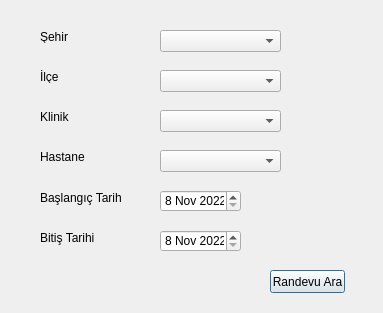
<?xml version="1.0" encoding="UTF-8"?>
<ui version="4.0">
 <class>Dialog</class>
 <widget class="QDialog" name="Dialog">
  <property name="geometry">
   <rect>
    <x>0</x>
    <y>0</y>
    <width>383</width>
    <height>313</height>
   </rect>
  </property>
  <property name="windowTitle">
   <string>Randevu Al</string>
  </property>
  <widget class="QComboBox" name="cityBox">
   <property name="geometry">
    <rect>
     <x>160</x>
     <y>30</y>
     <width>121</width>
     <height>22</height>
    </rect>
   </property>
   <property name="editable">
    <bool>false</bool>
   </property>
  </widget>
  <widget class="QLabel" name="label">
   <property name="geometry">
    <rect>
     <x>40</x>
     <y>30</y>
     <width>47</width>
     <height>13</height>
    </rect>
   </property>
   <property name="text">
    <string>Şehir</string>
   </property>
  </widget>
  <widget class="QLabel" name="label_2">
   <property name="geometry">
    <rect>
     <x>40</x>
     <y>70</y>
     <width>47</width>
     <height>13</height>
    </rect>
   </property>
   <property name="text">
    <string>İlçe</string>
   </property>
  </widget>
  <widget class="QComboBox" name="countyBox">
   <property name="geometry">
    <rect>
     <x>160</x>
     <y>70</y>
     <width>121</width>
     <height>22</height>
    </rect>
   </property>
   <property name="editable">
    <bool>false</bool>
   </property>
  </widget>
  <widget class="QComboBox" name="clinicBox">
   <property name="geometry">
    <rect>
     <x>160</x>
     <y>110</y>
     <width>121</width>
     <height>22</height>
    </rect>
   </property>
   <property name="editable">
    <bool>false</bool>
   </property>
  </widget>
  <widget class="QLabel" name="label_3">
   <property name="geometry">
    <rect>
     <x>40</x>
     <y>110</y>
     <width>47</width>
     <height>13</height>
    </rect>
   </property>
   <property name="text">
    <string>Klinik</string>
   </property>
  </widget>
  <widget class="QComboBox" name="hospitalBox">
   <property name="geometry">
    <rect>
     <x>160</x>
     <y>150</y>
     <width>121</width>
     <height>22</height>
    </rect>
   </property>
   <property name="editable">
    <bool>false</bool>
   </property>
   <property name="currentText">
    <string/>
   </property>
   <property name="currentIndex">
    <number>-1</number>
   </property>
  </widget>
  <widget class="QLabel" name="label_4">
   <property name="geometry">
    <rect>
     <x>40</x>
     <y>150</y>
     <width>47</width>
     <height>13</height>
    </rect>
   </property>
   <property name="text">
    <string>Hastane</string>
   </property>
  </widget>
  <widget class="QDateEdit" name="startDate">
   <property name="geometry">
    <rect>
     <x>160</x>
     <y>190</y>
     <width>81</width>
     <height>22</height>
    </rect>
   </property>
   <property name="maximumDate">
    <date>
     <year>2099</year>
     <month>12</month>
     <day>31</day>
    </date>
   </property>
   <property name="minimumDate">
    <date>
     <year>2022</year>
     <month>11</month>
     <day>8</day>
    </date>
   </property>
  </widget>
  <widget class="QDateEdit" name="endDate">
   <property name="geometry">
    <rect>
     <x>160</x>
     <y>230</y>
     <width>81</width>
     <height>22</height>
    </rect>
   </property>
   <property name="maximumDate">
    <date>
     <year>2099</year>
     <month>12</month>
     <day>31</day>
    </date>
   </property>
   <property name="minimumDate">
    <date>
     <year>2022</year>
     <month>11</month>
     <day>8</day>
    </date>
   </property>
  </widget>
  <widget class="QLabel" name="label_6">
   <property name="geometry">
    <rect>
     <x>40</x>
     <y>190</y>
     <width>81</width>
     <height>16</height>
    </rect>
   </property>
   <property name="text">
    <string>Başlangıç Tarihi</string>
   </property>
  </widget>
  <widget class="QLabel" name="label_7">
   <property name="geometry">
    <rect>
     <x>40</x>
     <y>230</y>
     <width>81</width>
     <height>16</height>
    </rect>
   </property>
   <property name="text">
    <string>Bitiş Tarihi</string>
   </property>
  </widget>
  <widget class="QPushButton" name="searchButton">
   <property name="geometry">
    <rect>
     <x>270</x>
     <y>270</y>
     <width>75</width>
     <height>23</height>
    </rect>
   </property>
   <property name="text">
    <string>Randevu Ara</string>
   </property>
  </widget>
 </widget>
 <resources/>
 <connections/>
</ui>
